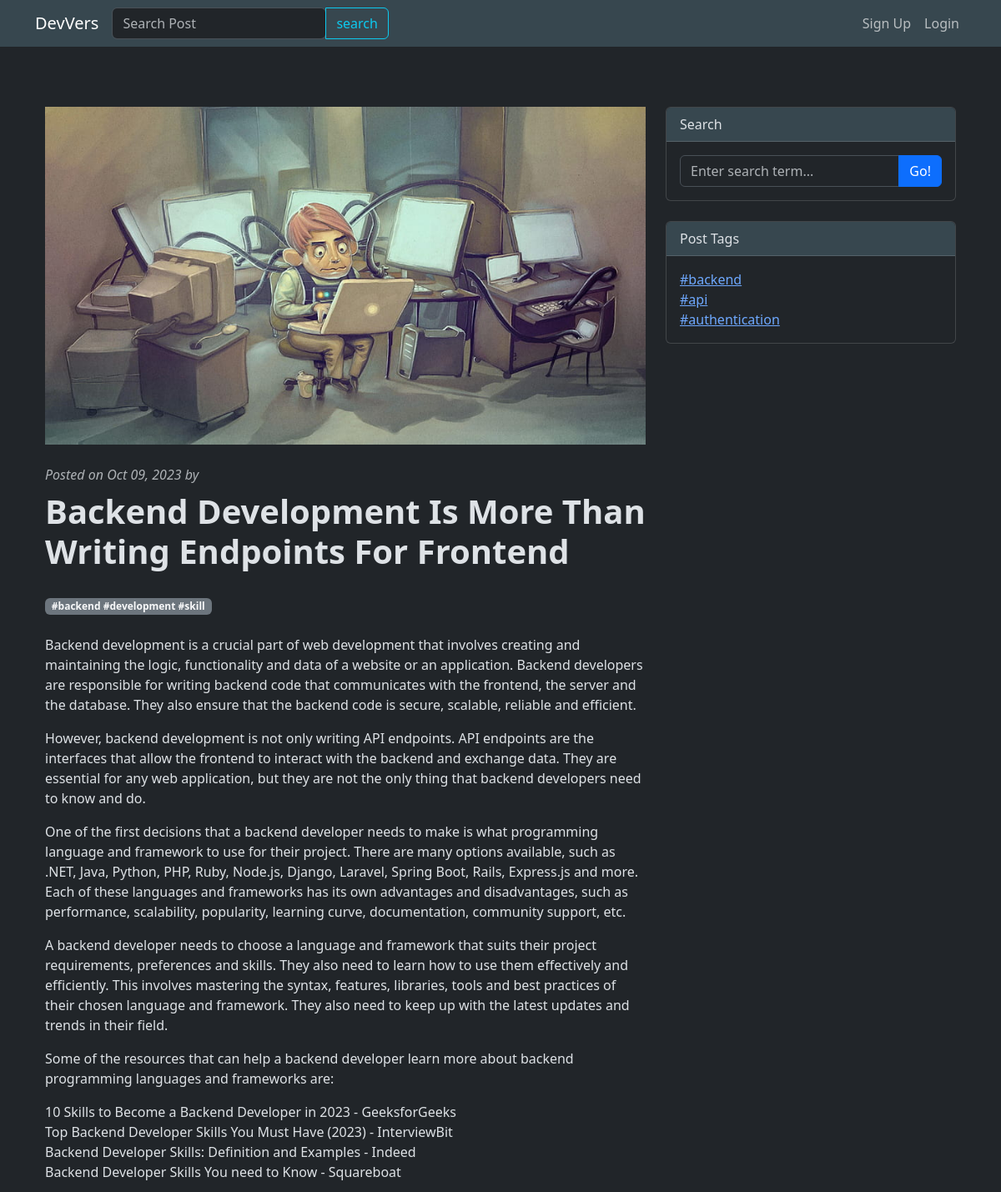
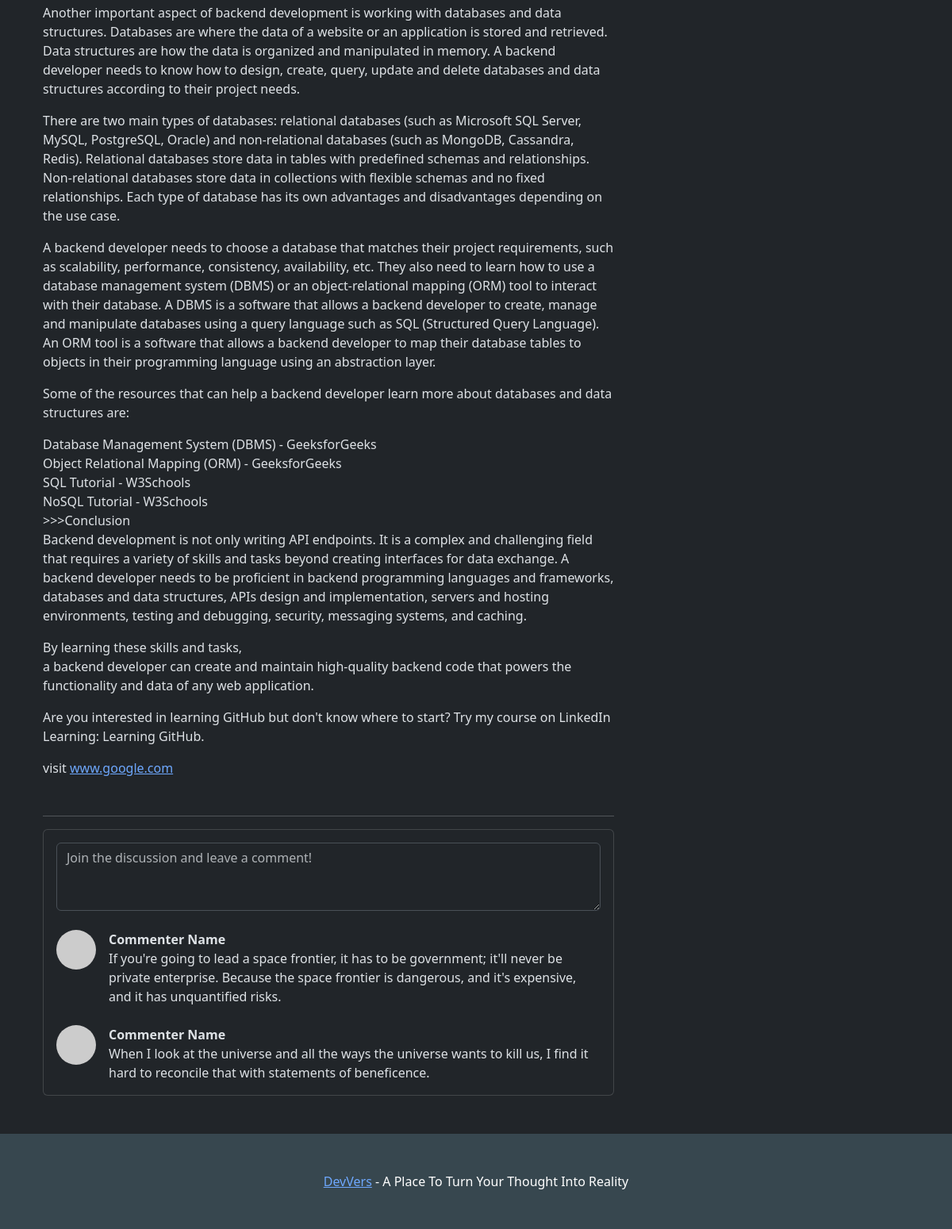
Screenshot of /post/2 with the database file from the repository (2 pictures, top to bottom).
### Blog/models.py (models this page shows, shortened)
class Post(models.Model):
    post_img = models.ImageField(upload_to='images/', blank = True)
    title = models.CharField(max_length=100)
    authour = models.CharField(max_length=50 )
    content = models.TextField(max_length=10000)
    hashtag = models.CharField(max_length=10000, blank=True)
    created = models.DateTimeField(auto_now_add=True)

### Blog/views.py (the view)
# urls.py: path('post/<int:post_id>', views.readpost, name="blog-readpost"),
def readpost(request, post_id):
    post = Post.objects.get(id= post_id)
    username = request.user.username
    context = {
        'post': post,
        'username': username,
    }
    return render(request,'Blog/readpost.html', context )

### Blog/templates/Blog/readpost.html (shortened to what this page needs)
{% extends 'Blog/layout.html' %}
{% load static %}
{% block body %}
    <br>
        {% if post %}
        <div class="container mt-5">
            <div class="row">
                <div class="col-lg-8">
                    <figure class="mb-4">
                        {% if post.post_img %}
                            <img src="{{ post.post_img.url }}" class="img-responsive" style="width: 100%; float: center; margin-right: 10px;" />
                        {% endif %}
                    </figure>
                    <div class="text-muted fst-italic mb-2">Posted on {{ post.created|date:"M d, Y"}} by {{username|upper}}</div>
                    <article>
                        <header class="mb-4">
                            <h1 class="fw-bolder mb-1">{{ post.title | title }}</h1>
                            <br>
                            {% if post.hashtag %}
                                <a class="badge bg-secondary text-decoration-none link-light" href="#!">{{post.hashtag}}</a>
                            {% endif %}
                        <header>
                        <section class="mb-5">
                            <p class="fs-5 mb-4">
                                {{post.content | linebreaks| urlize}}
                            </p>
                        </section>
                    </article>
                    <hr>
                    <section class="mb-5">
                        <div class="card bg-dark">
                            <div class="card-body">
                                <form class="mb-4"><textarea class="form-control" rows="3" placeholder="Join the discussion and leave a comment!"></textarea></form>
                                <div class="d-flex mb-4">
                                    <div class="flex-shrink-0"><img class="rounded-circle" src="https://dummyimage.com/50x50/ced4da/6c757d.jpg" alt="..." /></div>
                                    <div class="ms-3">
                                        <div class="fw-bold">Commenter Name</div>
                                        If you're going to lead a space frontier, it has to be government; it'll never be private enterprise. Because the space frontier is dangerous, and it's expensive, and it has unquantified risks.
                                    </div>
                                </div>
                                <div class="d-flex">
                                    <div class="flex-shrink-0"><img class="rounded-circle" src="https://dummyimage.com/50x50/ced4da/6c757d.jpg" alt="..." /></div>
                                    <div class="ms-3">
                                        <div class="fw-bold">Commenter Name</div>
                                        When I look at the universe and all the ways the universe wants to kill us, I find it hard to reconcile that with statements of beneficence.
                                    </div>
                                </div>
                            </div>
                        </div>
                    </section>
                </div>
                <div class="col-lg-4">
                    <div class="card mb-4">
                        <div class="card-header">Search</div>
                        <div class="card-body">
                            <div class="input-group">
                                <input class="form-control" type="text" placeholder="Enter search term..." aria-label="Enter search term..." aria-describedby="button-search" />
                                <button class="btn btn-primary" id="button-search" type="button">Go!</button>
                            </div>
                        </div>
                    </div>
                    <div class="card mb-4">
                        <div class="card-header">Post Tags</div>
                        <div class="card-body">
                            <div class="row">
                                <div class="col-sm-6">
                                    <ul class="list-unstyled mb-0">
                                        <li><a href="#!">#backend</a></li>
                                        <li><a href="#!">#api</a></li>
                                        <li><a href="#!">#authentication</a></li>
                                    </ul>
                                </div>
                            </div>
                        </div>
                    </div>
                </div>
            </div>
        </div>
        {% else %}
            <h1>This if statement is not working try debugging it</h1>
        {% endif %}
{% endblock %}

### Blog/templates/Blog/layout.html (shortened to what this page needs)
{% load static %}
<!DOCTYPE html>
<html lang="en" data-bs-theme="dark">
    <head>
        <link  rel="stylesheet" type="text/css"  href="{% static 'css/styles.css' %}" />
        <link rel="stylesheet" type="text/css" href="{% static 'css/bootstrap.min.css' %}">
    </head>
    <body >
        {% block navigations %}
            <nav class="navbar navbar-expand-lg">
                <div class="container">
                    <a class="navbar-brand" href="/">DevVers</a>
                    <form action="{%  url 'blog-search' %}" method = "post">
                        <div class="input-group">
                            <input type="search" name="search" class="form-control rounded" placeholder="Search Post" aria-label="Search Post" aria-describedby="search-addon">
                            <button  type="button" class="btn btn-outline-info"> search</button>
                        </div>
                    </form>
                    <div class="collapse navbar-collapse" id="navbarSupportedContent">
                        <ul class="navbar-nav ms-auto mb-2 mb-lg-0">
                            {% if user.is_authenticated %}
                                <a  class="btn btn-outline-info" href="{% url 'blog-post'%}" >
                                    <svg xmlns="http://www.w3.org/2000/svg" width="16" height="16" fill="currentColor" class="bi bi-pen" viewBox="0 0 16 16">
                                        <path d="m13.498.795.149-.149a1.207 1.207 0 1 1 1.707 1.708l-.149.148a1.5 1.5 0 0 1-.059 2.059L4.854 14.854a.5.5 0 0 1-.233.131l-4 1a.5.5 0 0 1-.606-.606l1-4a.5.5 0 0 1 .131-.232l9.642-9.642a.5.5 0 0 0-.642.056L6.854 4.854a.5.5 0 1 1-.708-.708L9.44.854A1.5 1.5 0 0 1 11.5.796a1.5 1.5 0 0 1 1.998-.001zm-.644.766a.5.5 0 0 0-.707 0L1.95 11.756l-.764 3.057 3.057-.764L14.44 3.854a.5.5 0 0 0 0-.708l-1.585-1.585z"/>
                                    </svg> Create Post
                                </a>
                                <a class="nav-link" href="{% url 'blog-home' %}">Home</a>
                                <a class="nav-link" href="{% url 'blog-profile' %}">Profile</a>
                                <a class="nav-link" href="{% url 'blog-logout' %}">Logout</a>
                            {% else %}
                                <a class="nav-link" href="{% url 'blog-register' %}">Sign Up</a>
                                <a class="nav-link" href="{% url 'blog-login' %}">Login</a>
                            {% endif %}
                        </ul>
                    </div>
                </div>
            </nav>
        {% endblock %}
        <div class="container">
            {% block body %}
            {% endblock %}
        </div>
        {% block footer %}
            <footer class="py-5 down">
                <div class="container">
                    <p class="m-0 text-center text-white"><a href="{% url 'blog-home' %}">DevVers</a> - A Place To Turn Your Thought Into Reality</p>
                </div>
            </footer>
        {% endblock %}
    </body>
</html>

### Blog/templates/Blog/layout.html (style rules this page uses)
.navbar.navbar-expand-lg { background-color: #37474f; }
.down { background-color: #37474f; }

### Blog/templates/Blog/readpost.html (style rules this page uses)
.card-header { background-color: #37474f; }

### rows the page displays
Post: post_img (picture), created "Oct 09, 2023", title "Backend Development Is More Than Writing Endpoints For Frontend", hashtag "#backend #development #skill", content "Backend development is a crucial part of web development that involves creating and maintaining the logic, functionality and data of a website or an application. Backend developers are responsible for writing backend code that communicates with the frontend, the server and the database. They also ensure that the backend code is secure, scalable, reliable and efficient. However, backend development is not only writing API endpoints. API endpoints are the interfaces that allow the frontend to interact with the backend and exchange data. They are essential for any web application, but they are not the only thing that backend developers need to know and do. One of the first decisions that a…"
